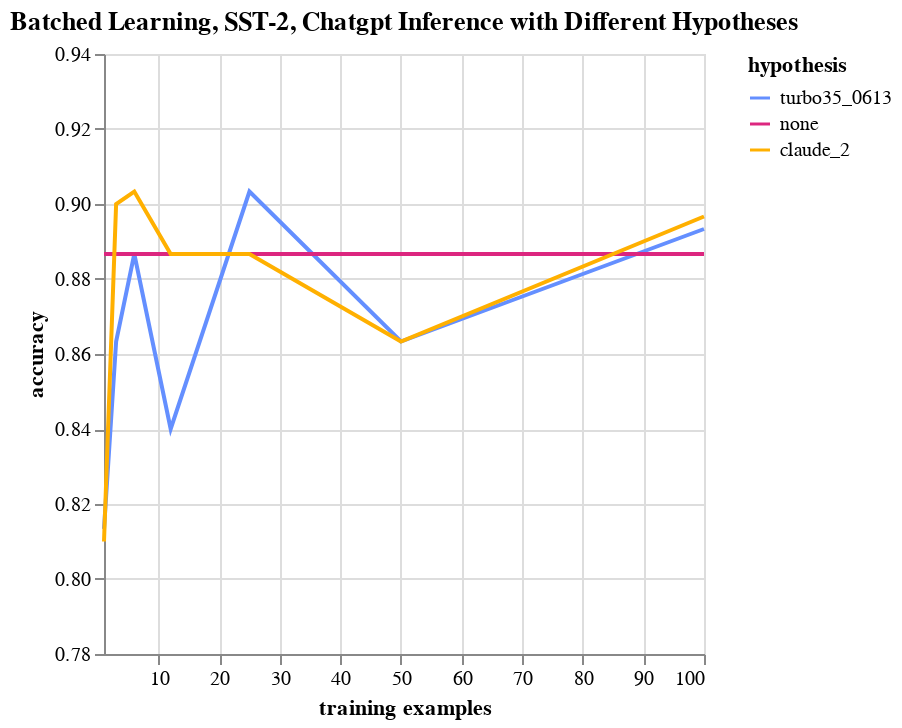

The code cell stored with this chart in its notebook:
### Code cell
# scale the plot to show only the relevant part
# Create Altair chart with color encoding
chart = alt.Chart(plot_data).mark_line().encode(
        x=alt.X('training examples', scale=alt.Scale(domain=[1, 100])),
        y=alt.Y('accuracy', scale=alt.Scale(domain=[0.78, 0.94])),
        color=alt.Color('hypothesis:N', scale=alt.Scale(
            domain=['turbo35_0613', 'none', 'claude_2'],
            range=['#648FFF', '#DC267F', '#FFB000']
        )),
    ).properties(
        title='Batched Learning, SST-2, Chatgpt Inference with Different Hypotheses',
    )

chart.configure_title(
    fontSize=20,
    font='Courier',
    anchor='start',
    color='gray'
)

# Display the chart
chart

### Figure 1 — Vega-Lite specification as saved in the notebook (floating-point values rounded to 4 significant figures)
{"config": {"view": {"continuousWidth": 300, "continuousHeight": 300}}, "data": {"name": "data-7d9c5c060f845b94428ea993a8044623"}, "mark": {"type": "line"}, "encoding": {"color": {"field": "hypothesis", "scale": {"domain": ["turbo35_0613", "none", "claude_2"], "range": ["#648FFF", "#DC267F", "#FFB000"]}, "type": "nominal"}, "x": {"field": "training examples", "scale": {"domain": [1, 100]}, "type": "quantitative"}, "y": {"field": "accuracy", "scale": {"domain": [0.78, 0.94]}, "type": "quantitative"}}, "title": "Batched Learning, SST-2, Chatgpt Inference with Different Hypotheses", "$schema": "https://vega.github.io/schema/vega-lite/v5.8.0.json", "datasets": {"data-7d9c5c060f845b94428ea993a8044623": [{"training examples": 1, "accuracy": 0.8133, "hypothesis": "turbo35_0613"}, {"training examples": 3, "accuracy": 0.8633, "hypothesis": "turbo35_0613"}, {"training examples": 6, "accuracy": 0.8867, "hypothesis": "turbo35_0613"}, {"training examples": 12, "accuracy": 0.84, "hypothesis": "turbo35_0613"}, {"training examples": 25, "accuracy": 0.9033, "hypothesis": "turbo35_0613"}, {"training examples": 50, "accuracy": 0.8633, "hypothesis": "turbo35_0613"}, {"training examples": 100, "accuracy": 0.8933, "hypothesis": "turbo35_0613"}, {"training examples": 1, "accuracy": 0.8867, "hypothesis": "none"}, {"training examples": 3, "accuracy": 0.8867, "hypothesis": "none"}, {"training examples": 6, "accuracy": 0.8867, "hypothesis": "none"}, {"training examples": 12, "accuracy": 0.8867, "hypothesis": "none"}, {"training examples": 25, "accuracy": 0.8867, "hypothesis": "none"}, {"training examples": 50, "accuracy": 0.8867, "hypothesis": "none"}, {"training examples": 100, "accuracy": 0.8867, "hypothesis": "none"}, {"training examples": 1, "accuracy": 0.81, "hypothesis": "claude_2"}, {"training examples": 3, "accuracy": 0.9, "hypothesis": "claude_2"}, {"training examples": 6, "accuracy": 0.9033, "hypothesis": "claude_2"}, {"training examples": 12, "accuracy": 0.8867, "hypothesis": "claude_2"}, {"training examples": 25, "accuracy": 0.8867, "hypothesis": "claude_2"}, {"training examples": 50, "accuracy": 0.8633, "hypothesis": "claude_2"}, {"training examples": 100, "accuracy": 0.8967, "hypothesis": "claude_2"}]}}
